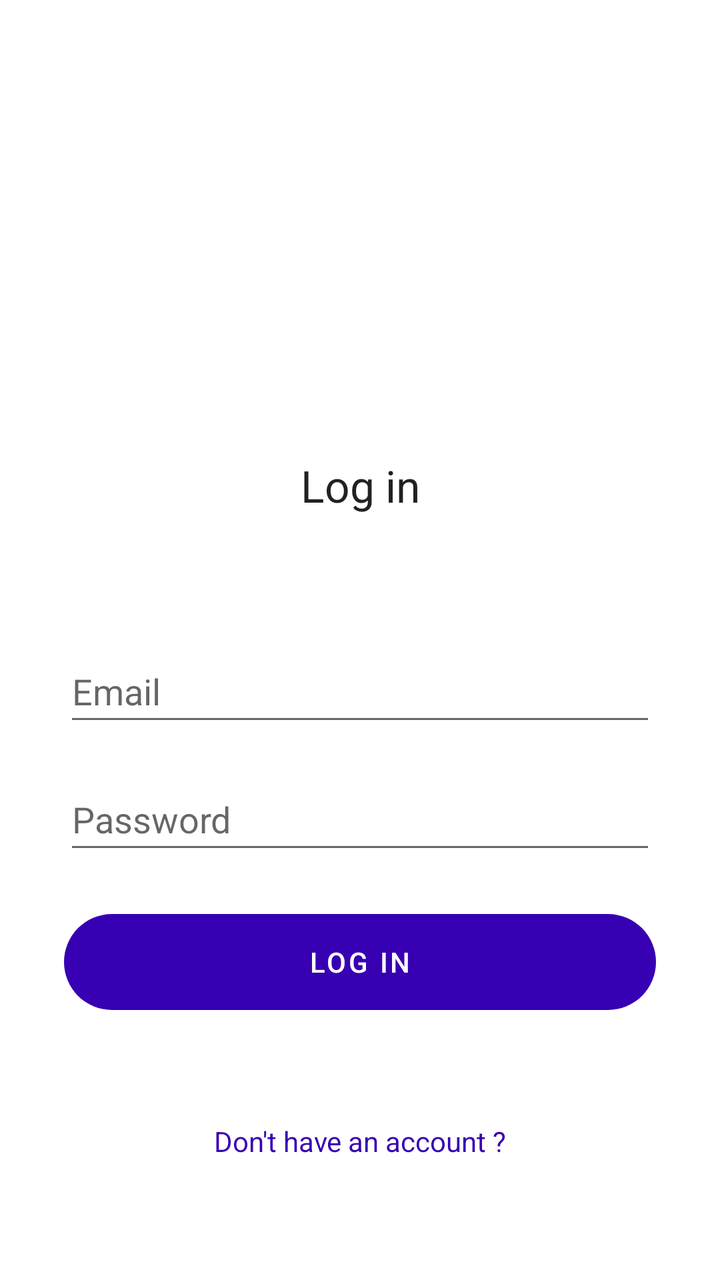
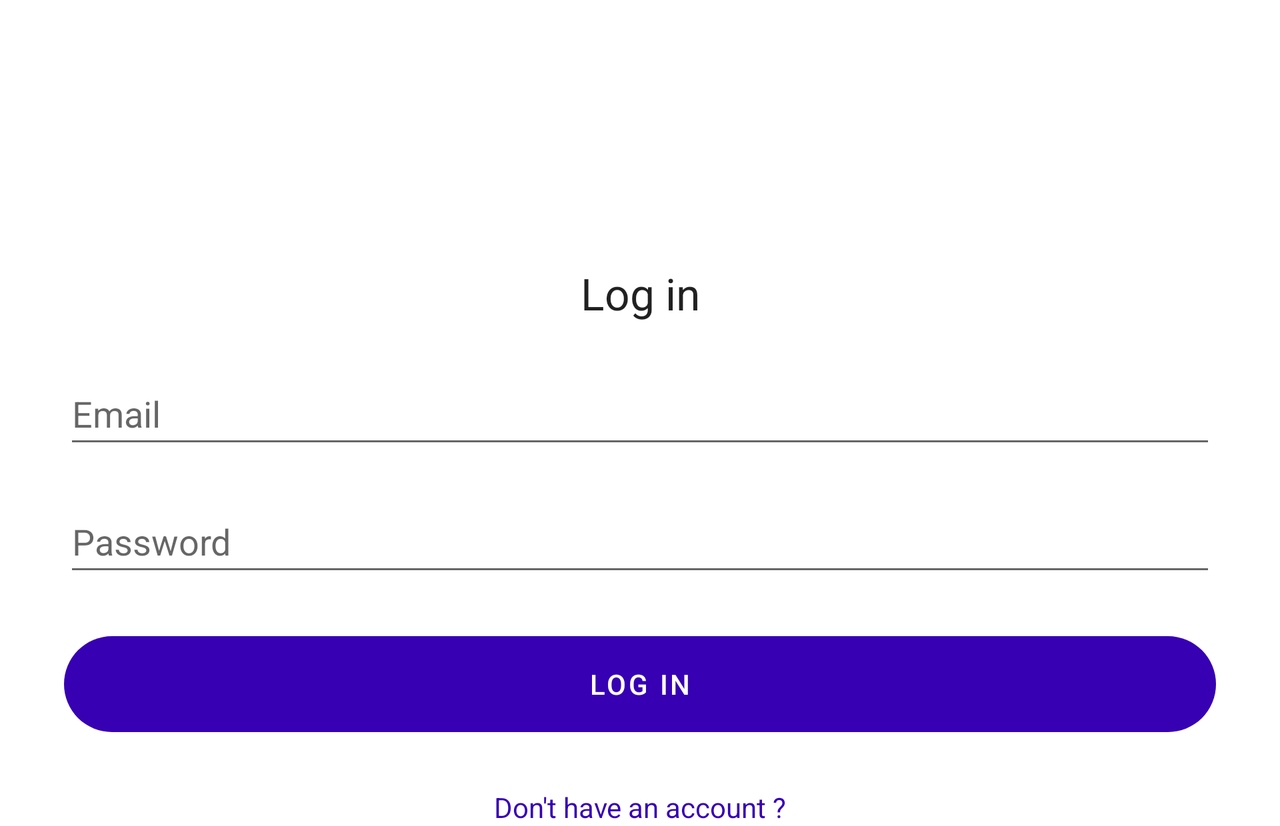

One screen, two layout resources from the same app: the default and the repository's alternative for another configuration. Each is rendered where Android would select it; the XML of both is given below.
<!-- AndroidManifest.xml: application theme Theme.TravelApplication -->
<!-- res/layout/activity_main.xml -->
<?xml version="1.0" encoding="utf-8"?>
<LinearLayout xmlns:android="http://schemas.android.com/apk/res/android"
    xmlns:app="http://schemas.android.com/apk/res-auto"
    xmlns:tools="http://schemas.android.com/tools"
    android:orientation="vertical"
    android:layout_width="match_parent"
    android:layout_height="match_parent"
    android:weightSum="100"
    tools:context=".MainActivity">

    <androidx.constraintlayout.widget.ConstraintLayout
        android:layout_width="match_parent"
        android:layout_height="0dp"
        android:layout_weight="40">

        <TextView
            android:layout_width="match_parent"
            android:layout_height="0dp"
            android:layout_marginTop="228dp"
            android:text="@string/log_in"
            android:textAlignment="center"
            android:textAppearance="@style/TextAppearance.AppCompat.Large"
            app:layout_constraintTop_toTopOf="@+id/imageView"
            tools:layout_editor_absoluteX="0dp" />

        <ImageView
            android:id="@+id/imageView"
            android:layout_width="match_parent"
            android:layout_height="match_parent"
            android:contentDescription="@string/airplane"
            android:src="@drawable/ic_launcher_foreground"
            app:layout_constraintTop_toTopOf="parent"
            tools:layout_editor_absoluteX="0dp" />

    </androidx.constraintlayout.widget.ConstraintLayout>

    <androidx.constraintlayout.widget.ConstraintLayout
        android:layout_width="match_parent"
        android:layout_height="0dp"
        android:layout_weight="60">


        <EditText
            android:id="@+id/phone_text"
            android:layout_width="0dp"
            android:layout_height="wrap_content"
            android:layout_marginStart="32dp"
            android:layout_marginTop="64dp"
            android:layout_marginEnd="32dp"
            android:ems="10"
            android:hint="@string/email"
            android:inputType="textEmailAddress"
            android:minHeight="48dp"
            app:layout_constraintEnd_toEndOf="parent"
            app:layout_constraintHorizontal_bias="0.497"
            app:layout_constraintStart_toStartOf="parent"
            app:layout_constraintTop_toTopOf="parent"
            android:autofillHints="" />

        <EditText
            android:id="@+id/password_text"
            android:layout_width="0dp"
            android:layout_height="wrap_content"
            android:layout_marginStart="32dp"
            android:layout_marginTop="16dp"
            android:layout_marginEnd="32dp"
            android:ems="10"
            android:hint="@string/password"
            android:inputType="textPassword"
            android:minHeight="48dp"
            app:layout_constraintEnd_toEndOf="parent"
            app:layout_constraintHorizontal_bias="0.0"
            app:layout_constraintStart_toStartOf="parent"
            app:layout_constraintTop_toBottomOf="@+id/phone_text"
            android:importantForAutofill="no" />

        <Button
            android:id="@+id/resetButton"
            android:layout_width="0dp"
            android:layout_height="wrap_content"
            android:layout_marginStart="32dp"
            android:layout_marginTop="25dp"
            android:layout_marginEnd="32dp"
            android:background="@drawable/standard_button_shape"
            android:text="@string/log_in"
            app:backgroundTint="@color/design_default_color_primary_dark"
            app:layout_constraintEnd_toEndOf="parent"
            app:layout_constraintStart_toStartOf="parent"
            app:layout_constraintTop_toBottomOf="@+id/password_text"
            tools:ignore="DuplicateSpeakableTextCheck" />

        <TextView
            android:id="@+id/noAccountText"
            android:layout_width="match_parent"
            android:layout_height="0dp"
            android:layout_marginTop="56dp"
            android:text="@string/no_account_login"
            android:textAlignment="center"
            android:textAppearance="@style/TextAppearance.AppCompat.Small"
            android:textColor="@color/design_default_color_primary_dark"
            app:layout_constraintTop_toBottomOf="@+id/resetButton"
            tools:layout_editor_absoluteX="0dp" />
    </androidx.constraintlayout.widget.ConstraintLayout>

</LinearLayout>
<!-- resources referenced by this layout -->
<resources>
  <!-- drawable standard_button_shape (drawable) -->
  <?xml version="1.0" encoding="utf-8"?>
  <shape xmlns:android="http://schemas.android.com/apk/res/android"
      android:shape="rectangle">
  
      <corners android:radius="360dp"/>
  
      <padding
          android:left="20dp"
          android:top="10dp"
          android:right="20dp"
          android:bottom="10dp" >
  
      </padding>
  </shape>
  <string name="airplane">Airplane</string>
  <string name="email">Email</string>
  <string name="log_in">Log in</string>
  <string name="no_account_login">Don\'t have an account ?</string>
  <string name="password">Password</string>
  <style name="Theme.TravelApplication" parent="Theme.MaterialComponents.DayNight.DarkActionBar">
          
          <item name="colorPrimary">@color/purple_500</item>
          <item name="colorPrimaryVariant">@color/purple_700</item>
          <item name="colorOnPrimary">@color/white</item>
          
          <item name="colorSecondary">@color/teal_200</item>
          <item name="colorSecondaryVariant">@color/teal_700</item>
          <item name="colorOnSecondary">@color/black</item>
          
          <item name="android:statusBarColor">?attr/colorPrimaryVariant</item>
          
      </style>
  <color name="purple_500">#FF6200EE</color>
  <color name="purple_700">#FF3700B3</color>
  <color name="white">#FFFFFF</color>
  <color name="teal_200">#FF03DAC5</color>
  <color name="teal_700">#FF018786</color>
  <color name="black">#FF000000</color>
</resources>
<!-- res/layout-land/activity_main.xml (the repository's variant of the layout above) -->
<!-- drawn on the phone turned sideways -->
<?xml version="1.0" encoding="utf-8"?>
<ScrollView xmlns:android="http://schemas.android.com/apk/res/android"

    xmlns:app="http://schemas.android.com/apk/res-auto"
    xmlns:tools="http://schemas.android.com/tools"
    android:layout_height="match_parent"
    android:layout_width="match_parent"

    >
    <LinearLayout
        android:orientation="vertical"
        android:layout_width="match_parent"
        android:layout_height="match_parent"
        android:weightSum="100"
        tools:context=".MainActivity">

        <androidx.constraintlayout.widget.ConstraintLayout
            android:layout_width="match_parent"
            android:layout_height="match_parent"
            android:layout_weight="40">

            <TextView
                android:layout_width="match_parent"
                android:layout_height="wrap_content"
                android:layout_marginTop="132dp"
                android:text="@string/log_in"
                android:textAlignment="center"
                android:textAppearance="@style/TextAppearance.AppCompat.Large"
                app:layout_constraintTop_toTopOf="@+id/imageView"
                tools:layout_editor_absoluteX="0dp" />

            <ImageView
                android:id="@+id/imageView"
                android:layout_width="match_parent"
                android:layout_height="match_parent"
                android:src="@drawable/ic_launcher_foreground"
                app:layout_constraintTop_toTopOf="parent"
                tools:layout_editor_absoluteX="0dp" />

        </androidx.constraintlayout.widget.ConstraintLayout>

        <androidx.constraintlayout.widget.ConstraintLayout
            android:layout_width="match_parent"
            android:layout_height="match_parent"
            android:layout_weight="60">


            <EditText
                android:id="@+id/phone_text"
                android:layout_width="0dp"
                android:layout_height="wrap_content"
                android:layout_marginStart="32dp"
                android:layout_marginTop="20dp"
                android:layout_marginEnd="32dp"
                android:ems="10"
                android:hint="@string/email"
                android:inputType="textEmailAddress"
                android:minHeight="48dp"
                app:layout_constraintEnd_toEndOf="parent"
                app:layout_constraintHorizontal_bias="0.0"
                app:layout_constraintStart_toStartOf="parent"
                app:layout_constraintTop_toTopOf="parent" />

            <EditText
                android:id="@+id/password_text"
                android:layout_width="0dp"
                android:layout_height="wrap_content"
                android:layout_marginStart="32dp"
                android:layout_marginTop="16dp"
                android:layout_marginEnd="32dp"
                android:ems="10"
                android:hint="@string/password"
                android:inputType="textPersonName"
                android:minHeight="48dp"
                app:layout_constraintEnd_toEndOf="parent"
                app:layout_constraintHorizontal_bias="0.0"
                app:layout_constraintStart_toStartOf="parent"
                app:layout_constraintTop_toBottomOf="@+id/phone_text" />

            <Button
                android:id="@+id/button"
                android:layout_width="0dp"
                android:layout_height="wrap_content"
                android:layout_marginStart="32dp"
                android:layout_marginTop="25dp"
                android:layout_marginEnd="32dp"
                android:background="@drawable/standard_button_shape"
                android:text="@string/log_in"
                app:backgroundTint="@color/design_default_color_primary_dark"
                app:layout_constraintEnd_toEndOf="parent"
                app:layout_constraintHorizontal_bias="1.0"
                app:layout_constraintStart_toStartOf="parent"
                app:layout_constraintTop_toBottomOf="@+id/password_text" />

            <TextView
                android:id="@+id/textView"
                android:layout_width="match_parent"
                android:layout_height="0dp"
                android:layout_marginTop="28dp"
                android:text="@string/no_account_login"
                android:textAlignment="center"
                android:textAppearance="@style/TextAppearance.AppCompat.Small"
                android:textColor="@color/design_default_color_primary_dark"
                app:layout_constraintTop_toBottomOf="@+id/button"
                tools:layout_editor_absoluteX="0dp" />
        </androidx.constraintlayout.widget.ConstraintLayout>

    </LinearLayout>
</ScrollView>
<!-- resources referenced by the variant -->
<!-- as the phone turned sideways resolves them -->
<resources>
  <!-- drawable standard_button_shape (drawable) -->
  <?xml version="1.0" encoding="utf-8"?>
  <shape xmlns:android="http://schemas.android.com/apk/res/android"
      android:shape="rectangle">
  
      <corners android:radius="360dp"/>
  
      <padding
          android:left="20dp"
          android:top="10dp"
          android:right="20dp"
          android:bottom="10dp" >
  
      </padding>
  </shape>
  <string name="email">Email</string>
  <string name="log_in">Log in</string>
  <string name="no_account_login">Don\'t have an account ?</string>
  <string name="password">Password</string>
  <style name="Theme.TravelApplication" parent="Theme.MaterialComponents.DayNight.DarkActionBar">
          
          <item name="colorPrimary">@color/purple_500</item>
          <item name="colorPrimaryVariant">@color/purple_700</item>
          <item name="colorOnPrimary">@color/white</item>
          
          <item name="colorSecondary">@color/teal_200</item>
          <item name="colorSecondaryVariant">@color/teal_700</item>
          <item name="colorOnSecondary">@color/black</item>
          
          <item name="android:statusBarColor">?attr/colorPrimaryVariant</item>
          
      </style>
  <color name="purple_500">#FF6200EE</color>
  <color name="purple_700">#FF3700B3</color>
  <color name="white">#FFFFFF</color>
  <color name="teal_200">#FF03DAC5</color>
  <color name="teal_700">#FF018786</color>
  <color name="black">#FF000000</color>
</resources>
